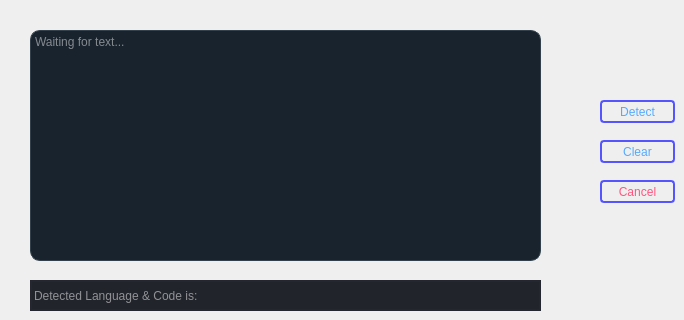
   <widget class="QWidget" name="tab">
    <attribute name="title">
     <string>Language Detector</string>
    </attribute>
    <widget class="QPlainTextEdit" name="plainTextEdit_3">
     <property name="geometry">
      <rect>
       <x>30</x>
       <y>30</y>
       <width>511</width>
       <height>231</height>
      </rect>
     </property>
     <property name="styleSheet">
      <string notr="true">QPlainTextEdit {
  background-color: #19232D;
  color: #F0F0F0;
  border-radius: 10px;
  border: 1px solid #32414B;
}

QPlainTextEdit:hover {
  border: 1px solid #148CD2;
  color: #F0F0F0;
}

QPlainTextEdit:focus {
  border: 1px solid #1464A0;
}

QPlainTextEdit:selected {
  background: #1464A0;
  color: #32414B;
}
</string>
     </property>
     <property name="horizontalScrollBarPolicy">
      <enum>Qt::ScrollBarAlwaysOff</enum>
     </property>
     <property name="placeholderText">
      <string>Waiting for text...</string>
     </property>
    </widget>
    <widget class="QPushButton" name="pushButton_8">
     <property name="geometry">
      <rect>
       <x>600</x>
       <y>100</y>
       <width>75</width>
       <height>23</height>
      </rect>
     </property>
     <property name="cursor">
      <cursorShape>PointingHandCursor</cursorShape>
     </property>
     <property name="styleSheet">
      <string notr="true">QPushButton{
border: 2px solid rgb(85, 85, 255);
color: rgb(85, 170, 255);
	
border-radius:4px;
}

QPushButton:pressed{
border: 2px solid rgb(255, 85, 127);
color: rgb(85, 85, 200);
	
border-radius:4px;
}`
QPlainTextEdit:hover {
  border: 1px solid #148CD2;
  color: #F0F0F0;
}

QPusht:focus {
  border: 1px solid #1464A0;
}

QPlainTextEdit:selected {
  background: #1464A0;
  color: #32414B;
}
</string>
     </property>
     <property name="text">
      <string>Detect</string>
     </property>
    </widget>
    <widget class="QLineEdit" name="lineEditResult">
     <property name="geometry">
      <rect>
       <x>30</x>
       <y>280</y>
       <width>511</width>
       <height>31</height>
      </rect>
     </property>
     <property name="styleSheet">
      <string notr="true">QLineEdit{
border: 2px solid rgb(37,39,48);
border-radius: 20px;
color:#FFF;
background-color:rgb(34,36,44);}

QLineEdit:focus{
border: 2px solid rgb(255, 85, 127);
color: rgb(85, 85, 200);
	
border-radius:10px;
}</string>
     </property>
     <property name="placeholderText">
      <string>Detected Language &amp; Code is:</string>
     </property>
    </widget>
    <widget class="QPushButton" name="pushButton_10">
     <property name="geometry">
      <rect>
       <x>600</x>
       <y>180</y>
       <width>75</width>
       <height>23</height>
      </rect>
     </property>
     <property name="cursor">
      <cursorShape>PointingHandCursor</cursorShape>
     </property>
     <property name="styleSheet">
      <string notr="true">QPushButton{
border: 2px solid rgb(85, 85, 255);
color: rgb(255, 85, 127);
	
border-radius:4px;
}

QPushButton:pressed{
border: 2px solid rgb(255, 85, 127);
color: rgb(85, 85, 200);
	background-color: rgb(255, 85, 127);
	
border-radius:4px;
}`
QPlainTextEdit:hover {
  border: 1px solid #148CD2;
  color: #F0F0F0;
}

QPusht:focus {
  border: 1px solid #1464A0;
}

QPlainTextEdit:selected {
  background: #1464A0;
  color: #32414B;
}
</string>
     </property>
     <property name="text">
      <string>Cancel</string>
     </property>
    </widget>
    <widget class="QPushButton" name="pushButton_11">
     <property name="geometry">
      <rect>
       <x>600</x>
       <y>140</y>
       <width>75</width>
       <height>23</height>
      </rect>
     </property>
     <property name="cursor">
      <cursorShape>PointingHandCursor</cursorShape>
     </property>
     <property name="styleSheet">
      <string notr="true">QPushButton{
border: 2px solid rgb(85, 85, 255);
color: rgb(85, 170, 255);
	
border-radius:4px;
}

QPushButton:pressed{
border: 2px solid rgb(255, 85, 127);
color: rgb(85, 85, 200);
	
border-radius:4px;
}`
QPlainTextEdit:hover {
  border: 1px solid #148CD2;
  color: #F0F0F0;
}

QPusht:focus {
  border: 1px solid #1464A0;
}

QPlainTextEdit:selected {
  background: #1464A0;
  color: #32414B;
}
</string>
     </property>
     <property name="text">
      <string>Clear</string>
     </property>
    </widget>
   </widget>
